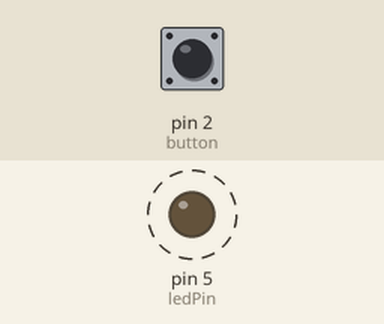
Simulated run of this sketch. Board: Arduino Uno, built with avr-gcc and run on an emulated ATmega328P. Parts: output pins drawn as LEDs (lit = HIGH). Dashed ring = blinking. Inputs (shaded band) come from the test bench; at power-on: pin 2 (button) LOW. What the sketch prints to the serial monitor is not drawn.

Above: at 1.2 s.
1.3 s: pin 2 (button) pulled HIGH for 0.15 s
Timing chart, 0 to 10.3 s (numbered marks = the images above; inputs shaded):
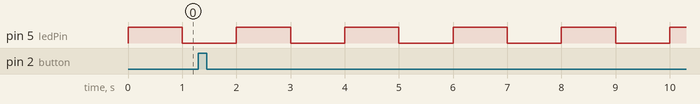

Measured:
- by itself, pin 5 (ledPin): alternates HIGH for 1.0 s and LOW for 1.0 s

The sketch:

Lesson_16__External_Interrupt.ino
```cpp
// define led pin is 5 and interrupt pin is 0, that mean we will use pin 2 for interrupt
const int ledPin = 5, button = 2;

void setup() {
  Serial.begin(9600);
  pinMode(ledPin, OUTPUT);

  // setup for interrupt 0 with rising mode; ISR is blink function.
  attachInterrupt(digitalPinToInterrupt(button), blink, HIGH);
}

void loop() {
  Serial.println("1");
  digitalWrite(ledPin, !digitalRead(ledPin));
  delay(1000);
}

void blink() {
  digitalWrite(ledPin, LOW);  // Toggle LED on/off if interrupt happen.
  Serial.println("Button Pressed");
}
```
